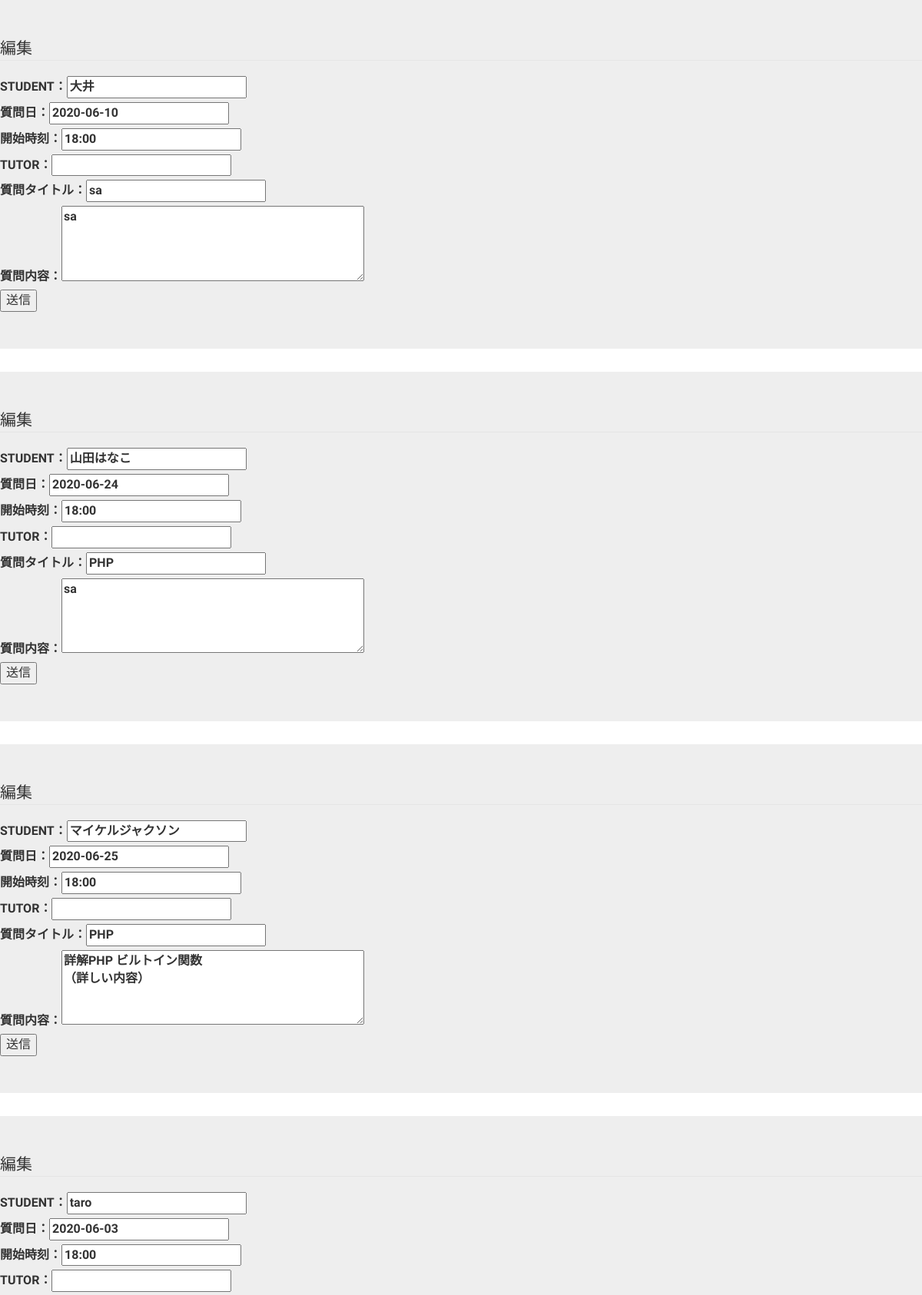
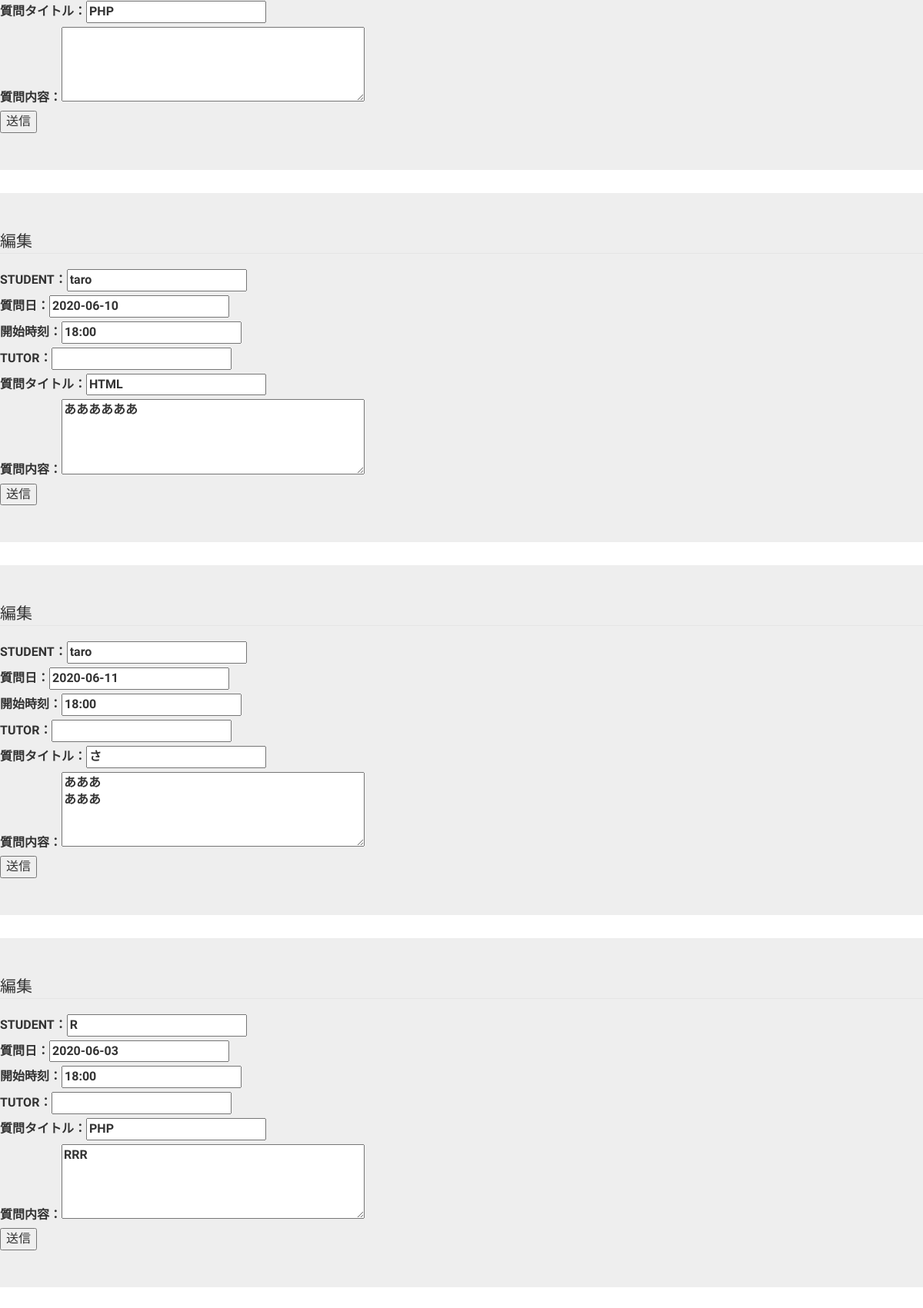
Page /tutors/update_page.php (upper part) on the committed database (2 pictures, top to bottom).
### tables this page shows
CREATE TABLE `calendar_table` (
  `id` int(11) NOT NULL,
  `STUDENT` varchar(255) DEFAULT NULL,
  `TUTOR` varchar(255) DEFAULT NULL,
  `title` varchar(255) NOT NULL,
  `text` text NOT NULL,
  `color` varchar(255) NOT NULL,
  `day` varchar(20) NOT NULL,
  `start` varchar(255) DEFAULT NULL
);

### tutors/update_page.php (the view, shortened to what this page needs)
<?php
$pdo = db_conn();
$stmt = $pdo->prepare("SELECT * FROM calendar_table WHERE TUTOR IS NULL");
$status = $stmt->execute();
if($status==false) {
    sql_error();
}else{
    $result = $stmt->fetchAll();
}
?>
<!DOCTYPE html>
<html lang="ja">
<head>
  <link href="css/bootstrap.min.css" rel="stylesheet">
</head>
<body>
<?php
foreach($result as $row){
?>
  <form method="POST" action="update_act.php">
  <div class="jumbotron">
   <fieldset>
    <legend>編集</legend>
     <label>STUDENT：<input type="text" name="STUDENT" value="<?=$row["STUDENT"]?>"></label><br>
     <label>質問日：<input type="text" name="day" value="<?=$row["day"]?>"></label><br>
     <label>開始時刻：<input type="text" name="start" value="<?=$row["start"]?>"></label><br>
     <label>TUTOR：<input type="text" name="TUTOR" value="<?=$row["TUTOR"]?>"></label><br>
     <label>質問タイトル：<input type="text" name="title" value="<?=$row["title"]?>"></label><br>
     <label>質問内容：<textArea name="text" rows="4" cols="40"><?=$row["text"]?></textArea></label><br>
     <input type="submit" value="送信" name="submit">
    </fieldset>
  </div>
</form>
<?php
}
?>
</body>
</html>

### tutors/update_page.php (style rules this page uses)
div { padding: 10px;font-size:16px; }

### rows in the picture
calendar_table: STUDENT "大井", day "2020-06-10", start "18:00", title "sa", text "sa"
calendar_table: STUDENT "山田はなこ", day "2020-06-24", start "18:00", title "PHP", text "sa"
calendar_table: STUDENT "マイケルジャクソン", day "2020-06-25", start "18:00", title "PHP", text "詳解PHP ビルトイン関数 （詳しい内容）"
calendar_table: STUDENT "taro", day "2020-06-03", start "18:00", title "PHP"
calendar_table: STUDENT "taro", day "2020-06-10", start "18:00", title "HTML", text "ああああああ"
calendar_table: STUDENT "taro", day "2020-06-11", start "18:00", title "さ", text "あああ あああ"
calendar_table: STUDENT "R", day "2020-06-03", start "18:00", title "PHP", text "RRR"
